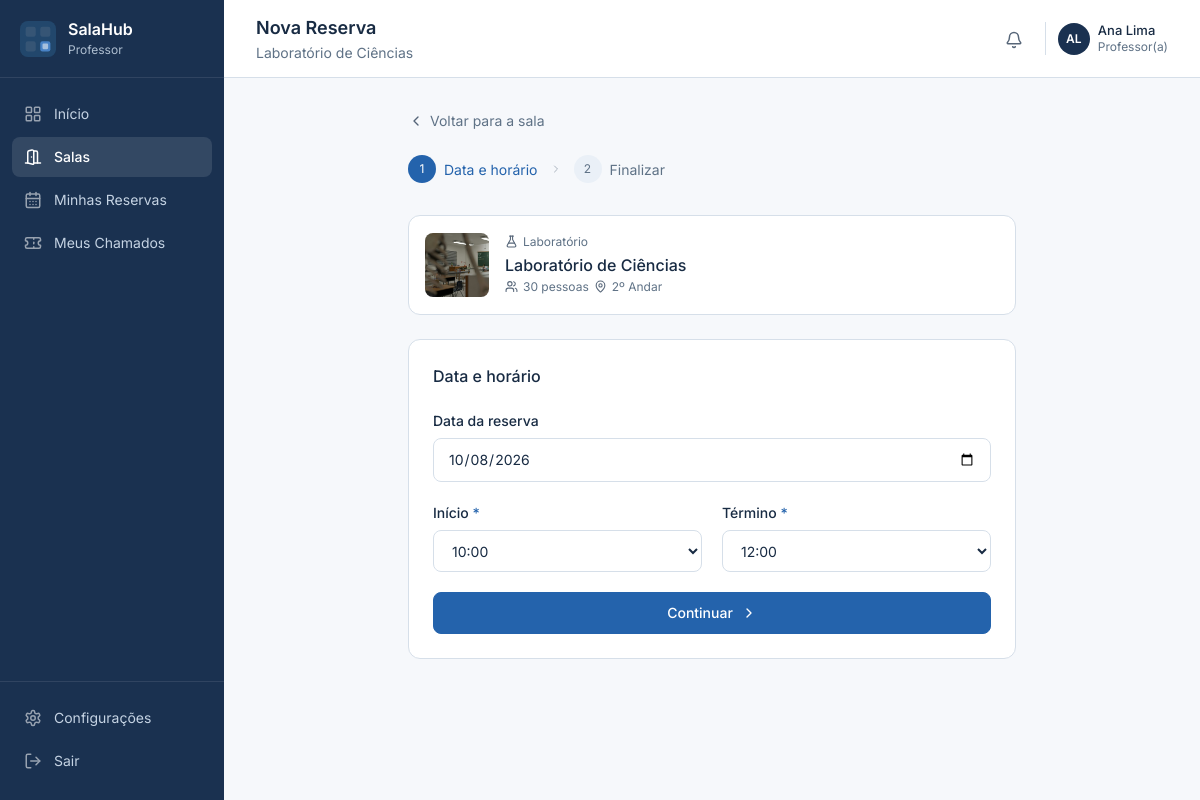
The page /index.php?page=booking&action=create&room=1&date=2026-10-08 (signed in) on the database its author committed.
### tables this page shows
CREATE TABLE IF NOT EXISTS rooms (
    id INT UNSIGNED AUTO_INCREMENT PRIMARY KEY,
    name VARCHAR(120) NOT NULL,
    type ENUM('Laboratório','Biblioteca','Auditório','Informática','Sala de Aula','Reunião') NOT NULL,
    capacity SMALLINT UNSIGNED NOT NULL,
    floor VARCHAR(60) NOT NULL,
    features VARCHAR(500) NOT NULL,
    image VARCHAR(100) NOT NULL DEFAULT 'scene-5.jpg',
    status ENUM('Disponível','Ocupado','Manutenção') NOT NULL DEFAULT 'Disponível',
    description TEXT NOT NULL,
    created_at TIMESTAMP NOT NULL DEFAULT CURRENT_TIMESTAMP,
    CONSTRAINT chk_room_name CHECK (CHAR_LENGTH(TRIM(name)) > 0),
    CONSTRAINT chk_room_capacity CHECK (capacity > 0),
    CONSTRAINT uq_room_name UNIQUE (name)
);

CREATE TABLE IF NOT EXISTS users (
    id INT UNSIGNED AUTO_INCREMENT PRIMARY KEY,
    name VARCHAR(120) NOT NULL,
    email VARCHAR(190) NOT NULL,
    password_hash VARCHAR(255) NULL,
    role ENUM('Administrador', 'Técnico', 'Usuário') NOT NULL DEFAULT 'Usuário',
    created_at TIMESTAMP NOT NULL DEFAULT CURRENT_TIMESTAMP,
    updated_at TIMESTAMP NOT NULL DEFAULT CURRENT_TIMESTAMP ON UPDATE CURRENT_TIMESTAMP,
    CONSTRAINT uq_users_email UNIQUE (email),
    CONSTRAINT chk_users_name CHECK (CHAR_LENGTH(TRIM(name)) > 0),
    CONSTRAINT chk_users_email CHECK (CHAR_LENGTH(TRIM(email)) > 0)
);

### app/Core/Controller.php (called while the page is built, shortened)
<?php
class Controller
{
    protected function render(string $view, array $data = []): void
    {
        extract($data, EXTR_SKIP);
        $currentUser = Auth::user();
        $admin = Auth::adminView();
        require dirname(__DIR__) . '/Views/layout.php';
    }
    protected function query(string $key, string $default = ''): string
    {
        return isset($_GET[$key]) && is_string($_GET[$key]) ? mb_substr(trim($_GET[$key]), 0, 200) : $default;
    }
}

### app/Controllers/SchoolController.php (called while the page is built, shortened)
<?php
final class SchoolController extends Controller
{
    public function handle(string $page,string $action,?int $id): void
    {
        match($page) {
            'dashboard' => $this->dashboard(), 'rooms' => $this->rooms($action,$id),
            'booking' => $this->booking($action), 'reservations','approvals' => $this->reservations($page,$action,$id),
            'calendar' => $this->calendar(), 'settings' => $this->settings($action),
        };
    }
    private function booking(string $action): void
    {
        $roomId=(int)$this->query('room','0'); $room=(new Room())->find($roomId);
        $this->render('booking',compact('room','values','errors','step')+['page'=>'rooms','title'=>'Nova Reserva','subtitle'=>$room['name']]);
    }
}

### app/Core/Router.php (called while the page is built, shortened)
<?php
final class Router
{
    public function dispatch(ManagementController $management): void
    {
        $page = $_GET['page'] ?? 'dashboard';
        $action = $_GET['action'] ?? 'index';
        $id = null;
        (new SchoolController())->handle($page,$action,$id);
    }
}

### index.php (called while the page is built, shortened)
<?php
require __DIR__ . '/app/bootstrap.php';
try {
    (new Router())->dispatch(new ManagementController());
} catch (Throwable $exception) {
    error_log((string) $exception);
    http_response_code(500);
    $message = 'Não foi possível concluir a operação. Verifique a configuração do banco de dados e tente novamente.';
    require __DIR__ . '/app/Views/error.php';
}

### app/Models/Model.php (called while the page is built, shortened)
<?php
abstract class Model
{
    protected string $table;
    protected PDO $db;
    public function __construct(?PDO $db = null)
    {
        $this->db = $db ?? Database::connection();
    }
    public function find(int $id): ?array
    {
        $query = $this->db->prepare("SELECT * FROM {$this->table} WHERE id = ?");
        $query->execute([$id]);
        return $query->fetch() ?: null;
    }
}

### app/Core/Database.php (called while the page is built, shortened)
<?php
final class Database
{
    private static ?PDO $connection = null;
    public static function connection(): PDO
    {
        if (self::$connection === null) {
            $config = require dirname(__DIR__, 2) . '/config/database.php';
            self::$connection = new PDO(
                "mysql:host={$config['host']};port={$config['port']};dbname={$config['database']};charset=utf8mb4",
                $config['username'],
                $config['password'],
                [PDO::ATTR_ERRMODE => PDO::ERRMODE_EXCEPTION, PDO::ATTR_DEFAULT_FETCH_MODE => PDO::FETCH_ASSOC, PDO::ATTR_EMULATE_PREPARES => false]
            );
        }
        return self::$connection;
    }
}

### app/Core/Auth.php (called while the page is built, shortened)
<?php
final class Auth
{
    public static function user(): ?array
    {
        return isset($_SESSION['user_id']) ? (new User())->find((int) $_SESSION['user_id']) : null;
    }
    public static function isAdmin(): bool { return (self::user()['role'] ?? '') === 'Administrador'; }
    public static function adminView(): bool { return self::isAdmin() && ($_SESSION['view_mode'] ?? 'admin') === 'admin'; }
}

### app/bootstrap.php (called while the page is built, shortened)
<?php
spl_autoload_register(static function (string $class): void {
    if (str_starts_with($class, 'App\\')) {
        $path = __DIR__ . '/' . str_replace('\\', '/', substr($class, 4)) . '.php';
    }
});
function e(mixed $value): string
{
    return htmlspecialchars((string) $value, ENT_QUOTES | ENT_SUBSTITUTE, 'UTF-8');
}
function url(string $resource = 'dashboard', array $params = []): string
{
    return 'index.php?' . http_build_query(['page' => $resource] + $params);
}

### app/Models/Reservation.php (called while the page is built, shortened)
<?php
final class Reservation extends Model
{
    public function listing(?int $user = null, string $status = '', ?string $from = null, ?string $to = null, ?int $room = null): array
    {
        $sql = 'SELECT b.*, r.name AS room_name, r.type AS room_type, r.image AS room_image, u.name AS teacher FROM reservations b JOIN rooms r ON r.id = b.room_id JOIN users u ON u.id = b.user_id WHERE 1=1';
        $values = [];
        foreach (['b.user_id' => $user, 'b.status' => $status ?: null, 'b.room_id' => $room] as $column => $value) {
            if ($value !== null) { $sql .= " AND {$column} = ?"; $values[] = $value; }
        }
        if ($from !== null) { $sql .= ' AND b.date >= ?'; $values[] = $from; }
        $query = $this->db->prepare($sql . ' ORDER BY b.date, b.start_time, b.id');
        $query->execute($values);
        return $query->fetchAll();
    }
}

### app/Views/booking.php (the view, shortened to what this page needs)
<div class="narrow booking-container"><a class="back-link" href="<?= e(url($step===1?'rooms':'booking',$step===1?['action'=>'show','id'=>$room['id']]:['action'=>'create','room'=>$room['id'],'date'=>$values['date'],'start_time'=>$values['start_time'],'end_time'=>$values['end_time']])) ?>"><?= icon('chevron-left') ?><?= $step===1?'Voltar para a sala':'Etapa anterior' ?></a><div class="booking-steps"><span class="step active"><b><?= $step===2?'✓':'1' ?></b>Data e horário</span><?= icon('chevron-right') ?><span class="step <?= $step===2?'active':'' ?>"><b>2</b>Finalizar</span></div><article class="card room-summary"><img src="public/assets/images/<?= e($room['image']) ?>" width="64" height="64" alt="<?= e($room['name']) ?>"><div><small class="inline-meta"><?= icon(room_icon($room['type'])) ?><?= e($room['type']) ?></small><h3><?= e($room['name']) ?></h3><small class="inline-meta"><?= icon('users') ?><?= $room['capacity'] ?> pessoas <?= icon('map-pin') ?><?= e($room['floor']) ?></small></div></article>
<section class="card card-body section-gap"><h3><?= $step===1?'Data e horário':'Finalizar reserva' ?></h3><?php form_errors($errors); ?><form method="post" action="<?= e(url('booking',['action'=>$step===1?'check':'store','room'=>$room['id']])) ?>" class="stacked-form"><?= csrf_field() ?>
<?php if($step===1): ?><div class="field"><label for="date">Data da reserva</label><input type="date" id="date" name="date" value="<?= e($values['date']) ?>" min="<?= date('Y-m-d') ?>" required><?php if(isset($errors['date'])): ?><p class="field-error"><?= e($errors['date']) ?></p><?php endif; ?></div><div class="form-grid"><?php foreach(['start_time'=>'Início','end_time'=>'Término'] as $key=>$label): $opts=[];foreach(range($key==='start_time'?7:8,$key==='start_time'?17:18) as $h){$t=sprintf('%02d:00',$h);$opts[$t]=$t;}select_field($key,$label,$opts,$values,$errors);endforeach; ?></div><button class="button full">Continuar <?= icon('chevron-right') ?></button>
<?php endif; ?></form></section></div>

### app/Views/layout.php (shortened to what this page needs)
<?php require_once __DIR__.'/helpers.php'; $subtitle??='Gestão escolar integrada'; ?>
<!doctype html><html lang="pt-BR"><head><link rel="stylesheet" href="public/assets/app.css"></head>
<body class="<?= $admin?'admin-view':'teacher-view' ?>"><a class="skip-link" href="#main">Pular para o conteúdo</a>
<aside class="sidebar" id="sidebar"><a class="brand" href="<?= e(url()) ?>"><img src="public/assets/logo-dark.svg" width="36" height="36" alt=""><span><strong>SalaHub</strong><small><?= $admin?'Coordenação':'Professor' ?></small></span></a>
<nav aria-label="Navegação principal">
<?php $nav=$admin?['dashboard'=>['layout-grid','Painel'],'rooms'=>['door-open','Salas'],'approvals'=>['book-open','Aprovações'],'calendar'=>['calendar-days','Calendário']]:['dashboard'=>['layout-grid','Início'],'rooms'=>['door-open','Salas'],'reservations'=>['calendar-days','Minhas Reservas'],'tickets'=>['ticket','Meus Chamados']]; foreach($nav as $key=>[$i,$label]): ?>
<a class="nav-link <?= $page===$key?'active':'' ?>" <?= $page===$key?'aria-current="page"':'' ?> href="<?= e(url($key)) ?>"><?= icon($i) ?><span><?= e($label) ?></span></a>
<?php endforeach; ?>
</nav><div class="sidebar-bottom"><a class="nav-link <?= $page==='settings'?'active':'' ?>" href="<?= e(url('settings')) ?>"><?= icon('settings') ?>Configurações</a><form method="post" action="<?= e(url('logout',['action'=>'store'])) ?>"><?= csrf_field() ?><button class="nav-link"><?= icon('log-out') ?>Sair</button></form></div></aside>
<div class="app-shell"><header class="topbar"><div class="page-heading"><h1><?= e($title) ?></h1><p><?= e($subtitle) ?></p></div><div class="header-actions">
<?php if(\App\Core\Auth::isAdmin()): ?><?= e(url('switch',['action'=>'store'])) ?><?= csrf_field() ?><?= icon('graduation-cap') ?> <?= $admin?'Professor':'Admin' ?><?php endif; ?>
<details class="notifications"><summary aria-label="Notificações"><?= icon('bell') ?></summary></details>
<a class="profile" href="<?= e(url('settings')) ?>"><span class="avatar"><?= e(initials($currentUser['name'])) ?></span><span class="profile-name"><strong><?= e($currentUser['name']) ?></strong><small><?= $admin?'Coordenação':'Professor(a)' ?></small></span></a></div></header>
<main id="main" class="content" tabindex="-1"><?php if($flash): ?><?= icon($flash['type']==='error'?'circle-alert':'check') ?><?= e($flash['message']) ?><?= icon('x') ?><?php endif; ?><?php require __DIR__.'/'.$view.'.php'; ?></main></div>
</body></html>

### rows shown on the page
rooms: name "Laboratório de Ciências", image (picture), type "Laboratório", capacity "30", floor "2º Andar"
users: name "AL", name "Ana Lima"

### other values the page prints
$label "Início"
$label "Salas"
$label "Minhas Reservas"
$label "Meus Chamados"
$title "Nova Reserva"
$label "Término"
form field start_time "10:00"
form field end_time "12:00"
